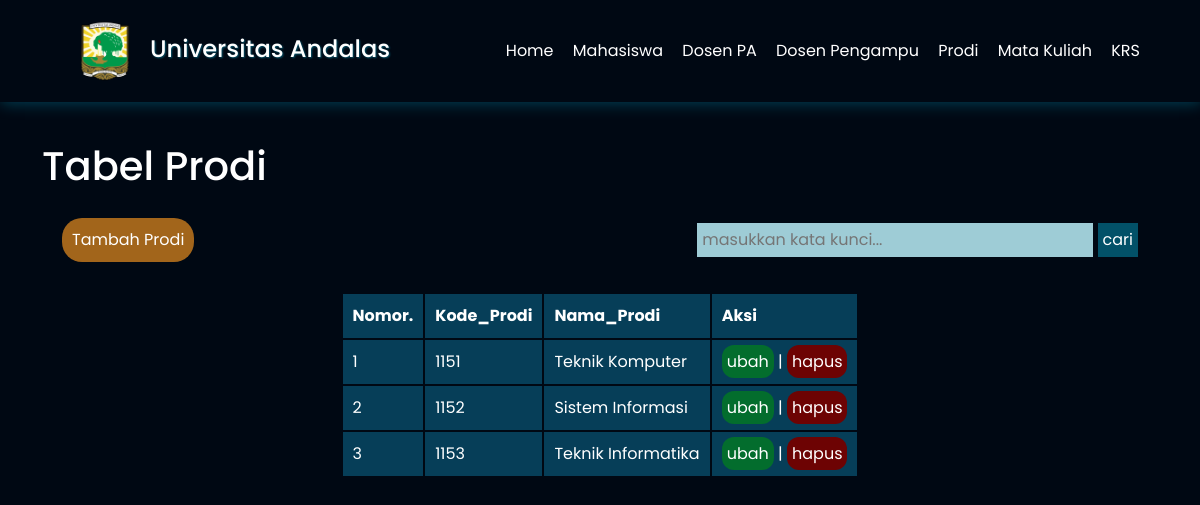
Page /prodi/prodi.php on the committed database.
### tables this page shows
CREATE TABLE `prodi` (
  `Kode_Prodi` int(5) NOT NULL,
  `Nama_Prodi` varchar(25) DEFAULT NULL
);

### prodi/function.php (called while the page is built, shortened)
<?php
$conn = mysqli_connect("localhost", "root", "", "rencanastudijuga");
function query($query)
{
    global $conn;
    $result = mysqli_query($conn, $query);
    $rows = [];
    while ($row = mysqli_fetch_assoc($result)) {
        $rows[] = $row;
    }
    return $rows;
}
?>

### prodi/prodi.php (the view, shortened to what this page needs)
<?php
require 'function.php';
$prodi = query("SELECT * FROM prodi");
?>
<!DOCTYPE html>
<html lang="en">
<head>
    <link href="https://cdn.jsdelivr.net/npm/bootstrap@5.3.0/dist/css/bootstrap.min.css" rel="stylesheet"
 />
    <link href="https://unpkg.com/boxicons@2.1.4/css/boxicons.min.css" rel="stylesheet" />
    <link rel="stylesheet" href="prodi.css" />
</head>
<body>
    <nav class="navbar">
        <div class="navbarKiri">
            <img src="../img/unand.png" alt="gambarUnand" />
            <p>Universitas Andalas</p>
        </div>
        <div class="navbarKanan">
            <a href="../home.php">Home</a>
            <a href="../tabMahasiswa/mahasiswa.php">Mahasiswa</a>
            <a href="../dosenPA/Dosen_PA.php">Dosen PA</a>
            <a href="../dosen/dosen.php">Dosen Pengampu</a>
            <a href="prodi.php">Prodi</a>
            <a href="../mataKuliah/mataKuliah.php">Mata Kuliah</a>
            <a href="../krs/krs.php">KRS</a>
        </div>
    </nav>
    <div class="container">
        <h1>Tabel Prodi</h1>
        <div class="tambahCari">
            <a href="tambah.php">Tambah Prodi</a>
            <form action="" method="post">
                <input type="text" name="keyword" size="25" placeholder="masukkan kata kunci...">
                <button type="submit" name="cari">cari</button>
            </form>
        </div>
        <table cellspacing="0">
            <tr>
                <th>Nomor.</th>
                <th>Kode_Prodi</th>
                <th>Nama_Prodi</th>
                <th>Aksi</th>
            </tr>
            <?php $i = 1 ?>
            <?php foreach ($prodi as $row): ?>
                <tr>
                    <td>
                        <?= $i ?>
                    </td>
                    <td>
                        <?= $row["Kode_Prodi"] ?>
                    </td>
                    <td>
                        <?= $row["Nama_Prodi"] ?>
                    </td>
                    <td>
                        <a class="ubah" href="ubah.php?Kode_Prodi=<?= $row["Kode_Prodi"] ?>">ubah</a> |
                        <a class="hapus" href="hapus.php?Kode_Prodi=<?= $row["Kode_Prodi"] ?>">hapus</a>
                    </td>
                </tr>
                <?php $i++ ?>
            <?php endforeach; ?>
        </table>
    </div>
</body>
</html>

### prodi/prodi.css (style rules this page uses)
* { margin: 0; padding: 0; box-sizing: border-box; outline: none; border: none; text-decoration: none; }
body { font-family: 'Poppins', sans-serif; background-color: #000813; color: white; }
:root { --one: #001C30; --two: #176B87; --three: #64CCC5; --four: #DAFFFB; --oren: #d7a464; }
.navbar { display: flex; padding: 17px 5%; color: white; box-shadow: 1px 1px 15px rgba(0, 204, 250, 0.3); }
.navbar .navbarKiri { display: flex; align-items: center; font-weight: 500; font-size: 1.5rem; }
.navbar .navbarKiri img { width: 90px; }
.navbar .navbarKiri p { margin-top: 13px; text-shadow: 1px 1px 2px #07d2ff5c; }
.navbarKanan a { display: inline-block; color: white; text-decoration: none; margin-left: 15px; cursor: pointer; }
table, th, td { border: 1px solid #000813; border-collapse: separate; }
th, td { background-color: #063e58; padding: 10px; }
.container { margin-top: 40px; }
.container table { margin: auto; }
.container .tambahCari { padding: 20px; display: flex; justify-content: space-between; align-items: center; padding-bottom: 30px; }
.container .tambahCari a { text-decoration: none; padding: 10px; background-color: #a2651b; color: white; border-radius: 20px; }
.container .tambahCari form input { padding: 5px; background-color: #9eccd6; }
.container .tambahCari form button { padding: 5px; color: white; background-color: #07d2ff5c; }
.container table tr td .ubah { background-color: #036d2d; padding: 5px; text-decoration: none; border-radius: 12px; color: white; }
.container table tr td .hapus { background-color: #6d0303; padding: 5px; text-decoration: none; border-radius: 12px; color: white; }

### rows in the picture
prodi: Kode_Prodi "1151", Nama_Prodi "Teknik Komputer"
prodi: Kode_Prodi "1152", Nama_Prodi "Sistem Informasi"
prodi: Kode_Prodi "1153", Nama_Prodi "Teknik Informatika"
